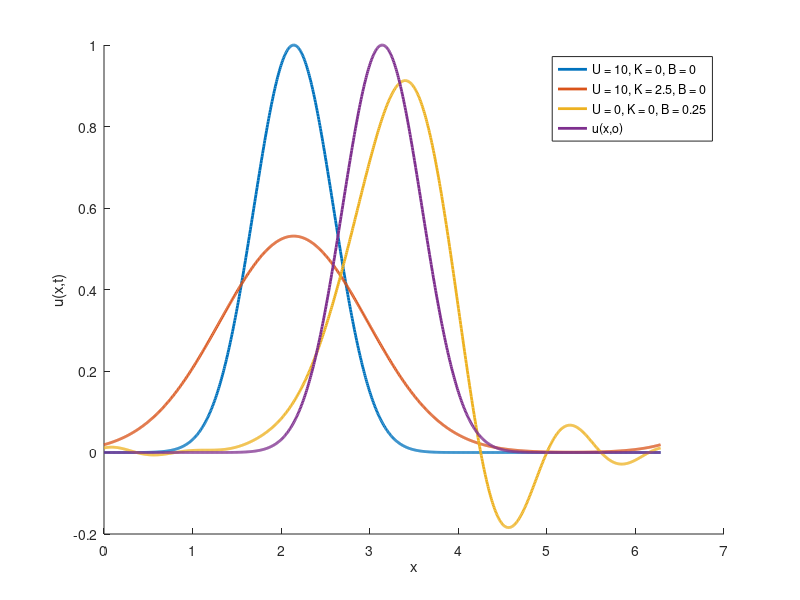

Write the MATLAB code that produced this figure.
% HW3 - Question 2
dx = (2*pi)/1000;
x = [0:dx:2*pi];
N = 100;
U = [10,10,0];
K = [0,2.5,0];
B = [0,0,0.25];
p = ((1-cos(x)).^10)/1024;
c0 = trapz(x,p)/(2.*pi);
t = 0.1;

for n = 1:N
    cn0(n) = trapz(x,p.*exp(-1*i*n*x))/(2*pi); % Constant cn(0)
end
% Full solutions for different values of U, K and B are given by u1, u2, u3; ud and u4 represent full solution
% at t = 0
ua = 0*x;
ub = 0*x;
uc = 0*x;
ud = 0*x;

% case 1 - U = 10, K = 0, B = 0
for n = 1:N
    ua = ua + cn0(n)*exp(i*n*x + (U(1)*i*n - K(1)*n^2 - B(1)*i*n^3)*t);
end
u1 = 2*real(ua) + c0;

% case 2 - U = 10, K = 2.5, B = 0
for n = 1:N
    ub = ub + cn0(n)*exp(i*n*x + (U(2)*i*n - K(2)*n^2 - B(2)*i*n^3)*t);
end
u2 = 2*real(ub) + c0;

% case 3 - U = 0, K = 0, B = 0.25
for n = 1:N
    uc = uc + cn0(n)*exp(i*n*x + (U(3)*i*n - K(3)*n^2 - B(3)*i*n^3)*t);
end
u3 = 2*real(uc) + c0;

% t = 0
for n = 1:N
    ud = ud + cn0(n)*exp(i*n*x + (U(3)*i*n - K(3)*n^2 - B(3)*i*n^3)*0);
end
u4 = 2*real(ud) + c0;

% Plotting
hold on
plot(x,u1,'MarkerFaceColor','r','Linewidth',2)
plot(x,u2,'MarkerFaceColor','b','Linewidth',2)
plot(x,u3,'MarkerFaceColor','y','Linewidth',2)
plot(x,u4,'MarkerFaceColor','g','Linewidth',2)
legend('U = 10, K = 0, B = 0','U = 10, K = 2.5, B = 0','U = 0, K = 0, B = 0.25','u(x,o)','Location','NorthEast')
xlabel('x')
ylabel('u(x,t)')
hold off